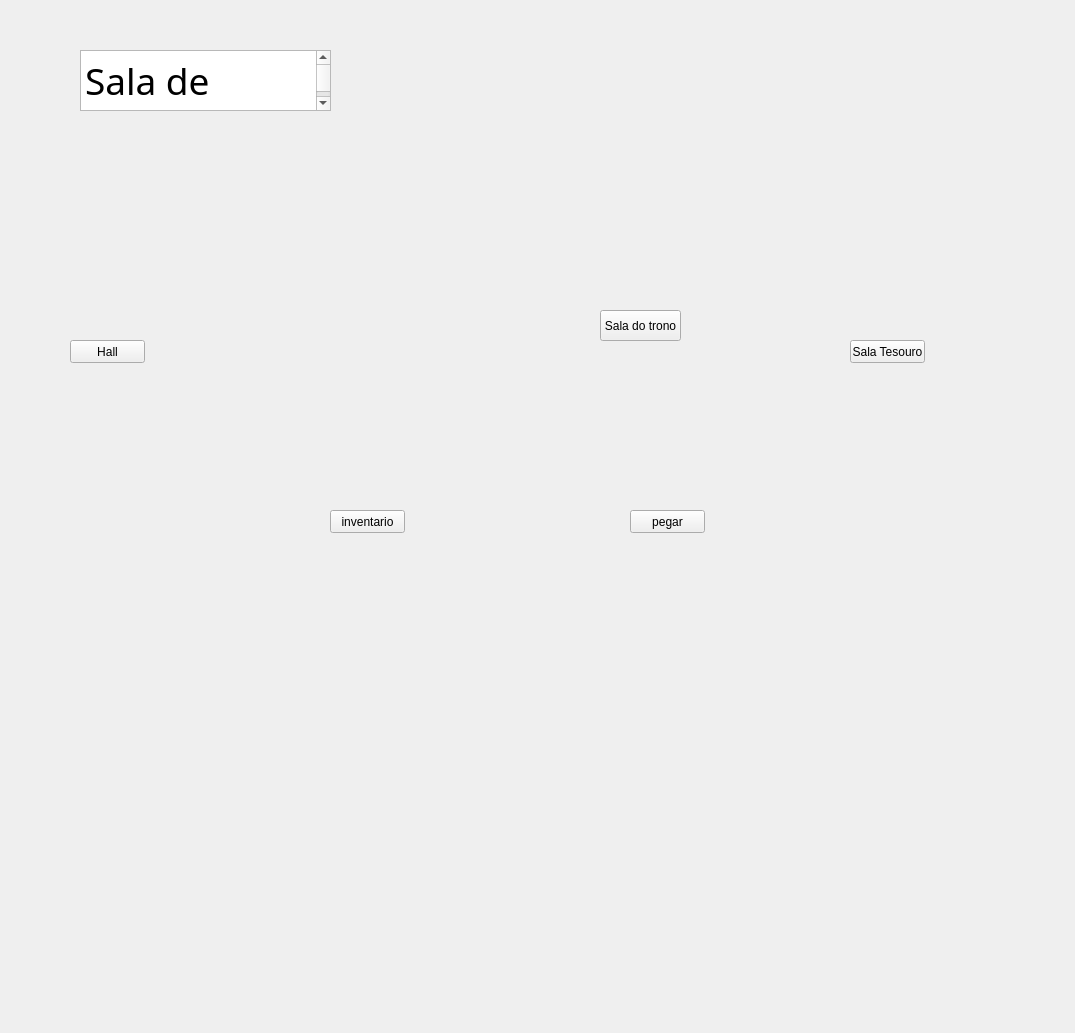
      <widget class="QWidget" name="saladearmas">
       <widget class="QLabel" name="label_7">
        <property name="geometry">
         <rect>
          <x>25</x>
          <y>-208</y>
          <width>1041</width>
          <height>1024</height>
         </rect>
        </property>
        <property name="maximumSize">
         <size>
          <width>1041</width>
          <height>1024</height>
         </size>
        </property>
        <property name="font">
         <font>
          <family>Papyrus</family>
          <pointsize>19</pointsize>
          <weight>75</weight>
          <bold>true</bold>
         </font>
        </property>
        <property name="tabletTracking">
         <bool>false</bool>
        </property>
        <property name="focusPolicy">
         <enum>Qt::TabFocus</enum>
        </property>
        <property name="styleSheet">
         <string notr="true">QLabel{
   .img{
		height: 100%;
		width:100%;
		object-fit: cover;
    }
}</string>
        </property>
        <property name="frameShape">
         <enum>QFrame::NoFrame</enum>
        </property>
        <property name="frameShadow">
         <enum>QFrame::Raised</enum>
        </property>
        <property name="lineWidth">
         <number>10</number>
        </property>
        <property name="text">
         <string>&lt;!DOCTYPE HTML PUBLIC &quot;-//W3C//DTD HTML 4.0//EN&quot; &quot;http://www.w3.org/TR/REC-html40/strict.dtd&quot;&gt;
&lt;html&gt;&lt;head&gt;&lt;meta name=&quot;qrichtext&quot; content=&quot;1&quot; /&gt;&lt;style type=&quot;text/css&quot;&gt;
p, li { white-space: pre-wrap; }
&lt;/style&gt;&lt;/head&gt;&lt;body style=&quot; font-family:'Papyrus'; font-size:19pt; font-weight:600; font-style:normal;&quot;&gt;
&lt;p style=&quot; margin-top:0px; margin-bottom:0px; margin-left:0px; margin-right:0px; -qt-block-indent:0; text-indent:0px;&quot;&gt;&lt;img src=&quot;:/icons/imagens/_54c07ec3-fc12-4eb3-8d48-c1daefbfa04b.jpeg&quot; /&gt;&lt;/p&gt;&lt;/body&gt;&lt;/html&gt;</string>
        </property>
        <property name="alignment">
         <set>Qt::AlignCenter</set>
        </property>
        <property name="indent">
         <number>0</number>
        </property>
        <property name="openExternalLinks">
         <bool>false</bool>
        </property>
       </widget>
       <widget class="QTextBrowser" name="textBrowser_5">
        <property name="geometry">
         <rect>
          <x>80</x>
          <y>50</y>
          <width>251</width>
          <height>61</height>
         </rect>
        </property>
        <property name="font">
         <font>
          <family>Macondo</family>
          <pointsize>28</pointsize>
         </font>
        </property>
        <property name="html">
         <string>&lt;!DOCTYPE HTML PUBLIC &quot;-//W3C//DTD HTML 4.0//EN&quot; &quot;http://www.w3.org/TR/REC-html40/strict.dtd&quot;&gt;
&lt;html&gt;&lt;head&gt;&lt;meta name=&quot;qrichtext&quot; content=&quot;1&quot; /&gt;&lt;style type=&quot;text/css&quot;&gt;
p, li { white-space: pre-wrap; }
&lt;/style&gt;&lt;/head&gt;&lt;body style=&quot; font-family:'Macondo'; font-size:28pt; font-weight:400; font-style:normal;&quot;&gt;
&lt;p style=&quot; margin-top:0px; margin-bottom:0px; margin-left:0px; margin-right:0px; -qt-block-indent:0; text-indent:0px;&quot;&gt;Sala de Armas&lt;/p&gt;&lt;/body&gt;&lt;/html&gt;</string>
        </property>
       </widget>
       <widget class="QPushButton" name="pb_hall">
        <property name="geometry">
         <rect>
          <x>70</x>
          <y>340</y>
          <width>75</width>
          <height>23</height>
         </rect>
        </property>
        <property name="text">
         <string>Hall</string>
        </property>
       </widget>
       <widget class="QPushButton" name="pb_tes">
        <property name="geometry">
         <rect>
          <x>850</x>
          <y>340</y>
          <width>75</width>
          <height>23</height>
         </rect>
        </property>
        <property name="text">
         <string>Sala Tesouro</string>
        </property>
       </widget>
       <widget class="QPushButton" name="pb_inv_4">
        <property name="geometry">
         <rect>
          <x>330</x>
          <y>510</y>
          <width>75</width>
          <height>23</height>
         </rect>
        </property>
        <property name="text">
         <string>inventario</string>
        </property>
       </widget>
       <widget class="QPushButton" name="pb_take_3">
        <property name="geometry">
         <rect>
          <x>630</x>
          <y>510</y>
          <width>75</width>
          <height>23</height>
         </rect>
        </property>
        <property name="text">
         <string>pegar</string>
        </property>
       </widget>
       <widget class="QPushButton" name="pb_trono">
        <property name="geometry">
         <rect>
          <x>600</x>
          <y>310</y>
          <width>81</width>
          <height>31</height>
         </rect>
        </property>
        <property name="text">
         <string>Sala do trono</string>
        </property>
       </widget>
      </widget>
